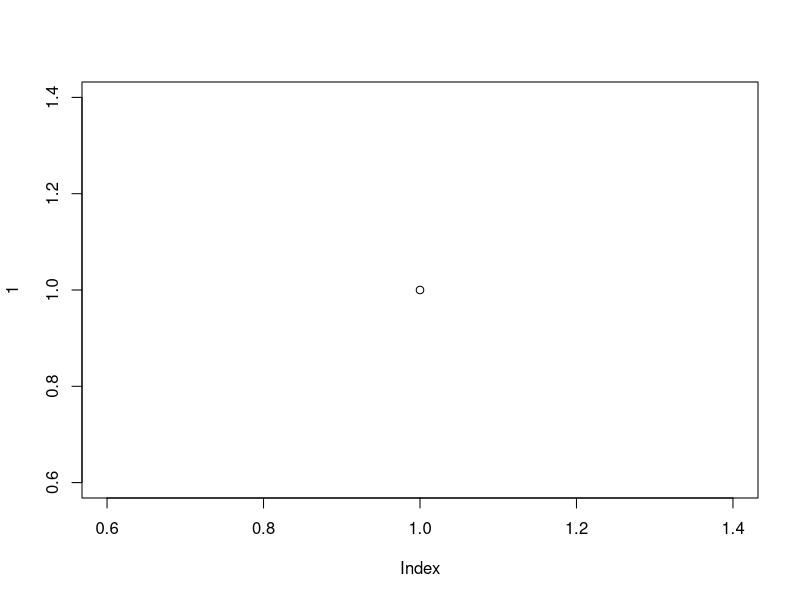
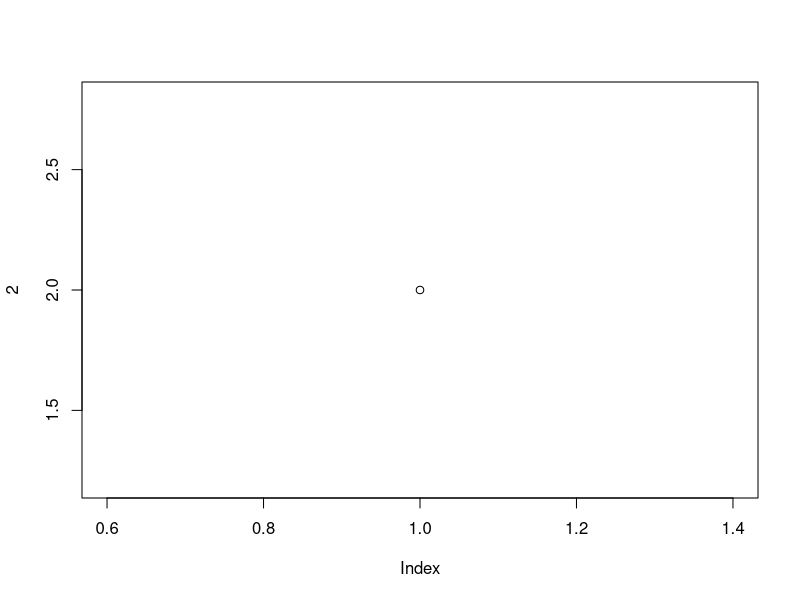
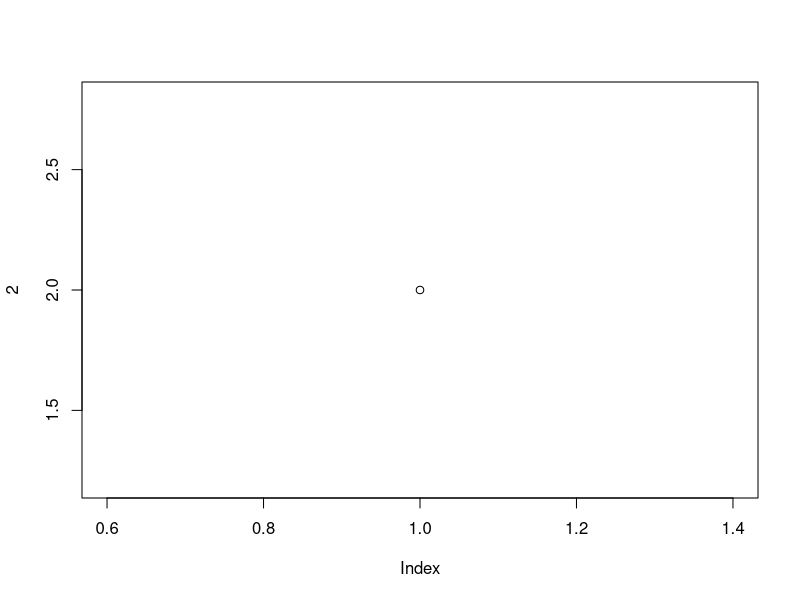
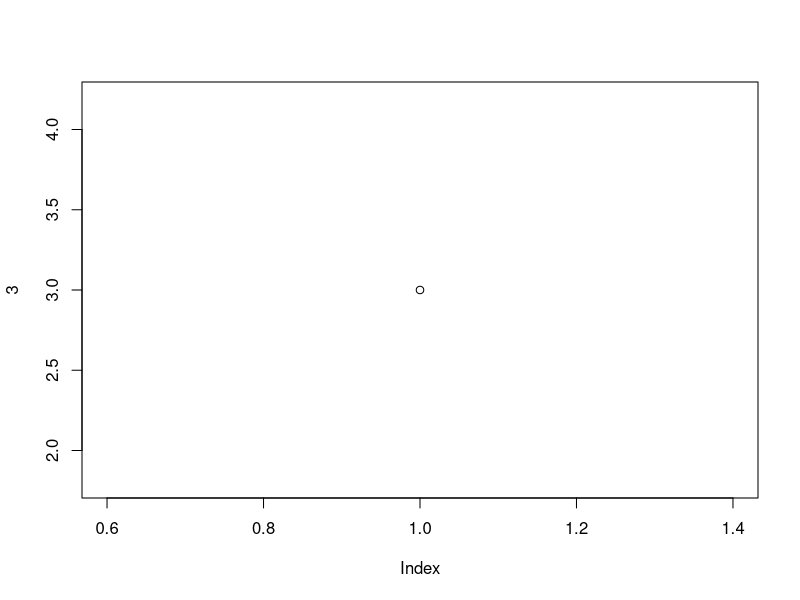
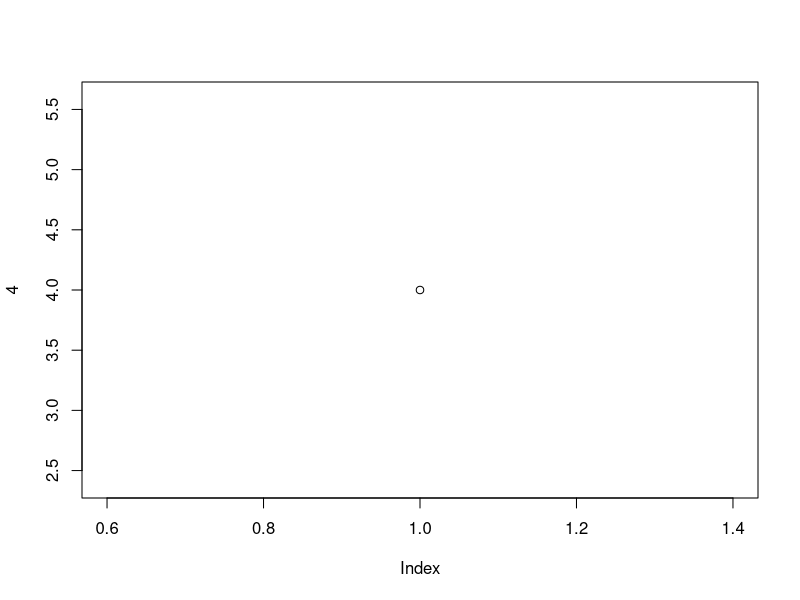
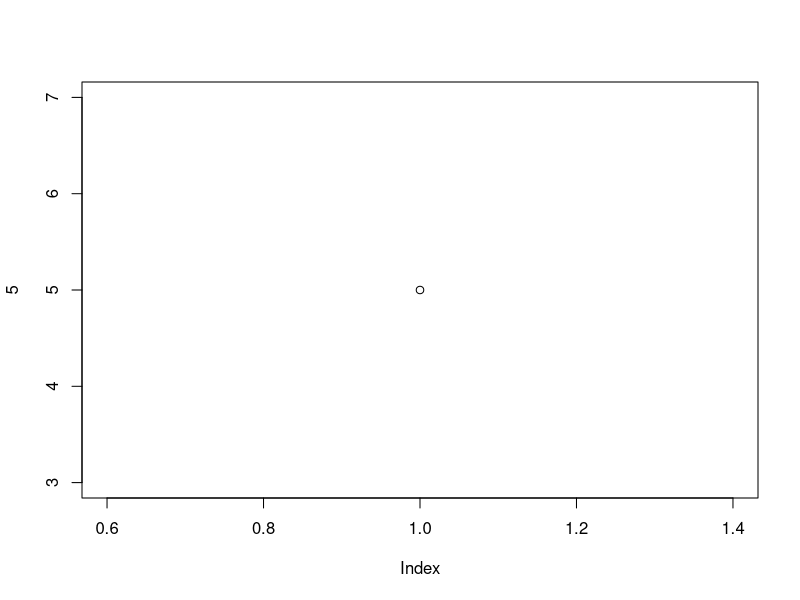
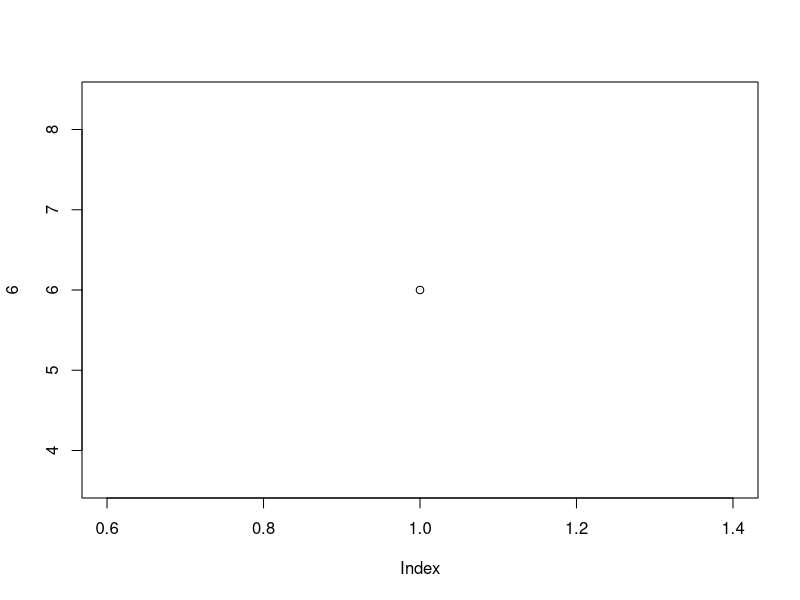
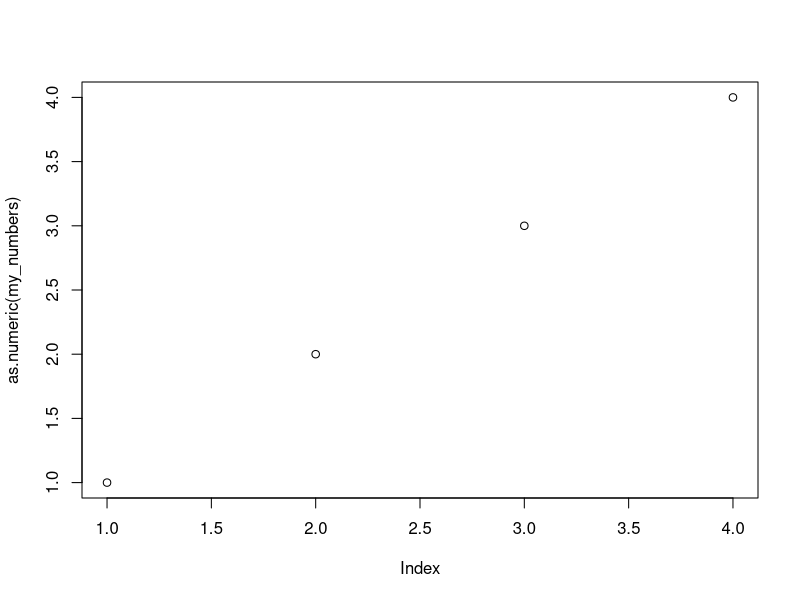

R code for these plots, in order:
## ---- chunk 1
knitr::opts_chunk$set(echo = TRUE)
## ---- chunk 2
library(tidyverse)
## ---- chunk 3
plot(1)
plot(2)
plot(2)
plot(3)
plot(4)
plot(5)
plot(6)
## ---- chunk 4
bunch_o_stuff <-
    list(
        first = 1,
        some_data = mtcars,
        small_matrix = matrix(c(1, 2, 1, 2), nrow = 2),
        dogs = c("fido", "toby")
    )

bunch_o_stuff$first
bunch_o_stuff$small_matrix
names(bunch_o_stuff)

# What is the difference between this:
bunch_o_stuff[[1]]
# And this?
bunch_o_stuff[1]

bunch_o_stuff[3:4]
## ---- chunk 5
bobs_age <- 85

bobs_age > 80

if (bobs_age > 80) {
    print("Bob is probably losing hair.")
}
## ---- chunk 6
darrins_age <- 15

darrins_age > 80

if (darrins_age > 80) {
    print("Darrin is probably losing hair.")
} else {
    print("Darrin has a full head of luscious hair.")
}

## Can test multiple conditions with else if ()
if (darrins_age > 80) {
    print("Darrin is probably losing hair.")
    print("other stuff")
} else if (darrins_age > 50) {
    print("Darrin might be losing some hair.")
} else {
    print("Darrin has lots of hair.")
}
## ---- chunk 7
bettys_age <- 1

while (bettys_age < 100) {
    bettys_age <- bettys_age + 1
    print(paste("Betty ages by a year and is now", bettys_age))
    Sys.sleep(0.3) # This is just here so you can watch the loop happen slowly
}
print("Betty died. :'-(")

rand_num <- rnorm(1, sd = 0.5)
rand_num

tries <- 1
while (rand_num < 0.999) {

    rand_num <- rnorm(1, sd = 0.5)
    tries <- tries + 1
    print(
        paste(
            rand_num,
            "I tried to find a number greater than 0.999", tries, "times!"
        )
    )
    Sys.sleep(0.1)
}
## ---- chunk 8
list_of_friends <- list("Bob", "Jack", "Jill")

for (friend in list_of_friends) {
    print(paste("I gave", friend, "a present."))
}

print(friend)

for (i in 1:10) {
    print(paste("I have", i, "ice cream cones."))
}
## ---- chunk 9
as.character(1)
as.numeric("1")
as.logical(c(1, 0, 2, -1337)) # zero is FALSE, everything ele is TRUE
as.integer(1.)
as.Date("1983-02-08")
## ---- chunk 10
my_numbers <- factor(c("14", "36", "44", "912"))
my_numbers
plot(as.numeric(my_numbers))
as.numeric(as.character(my_numbers))
## ---- chunk 11
rownames(mtcars)
colnames(mtcars)
